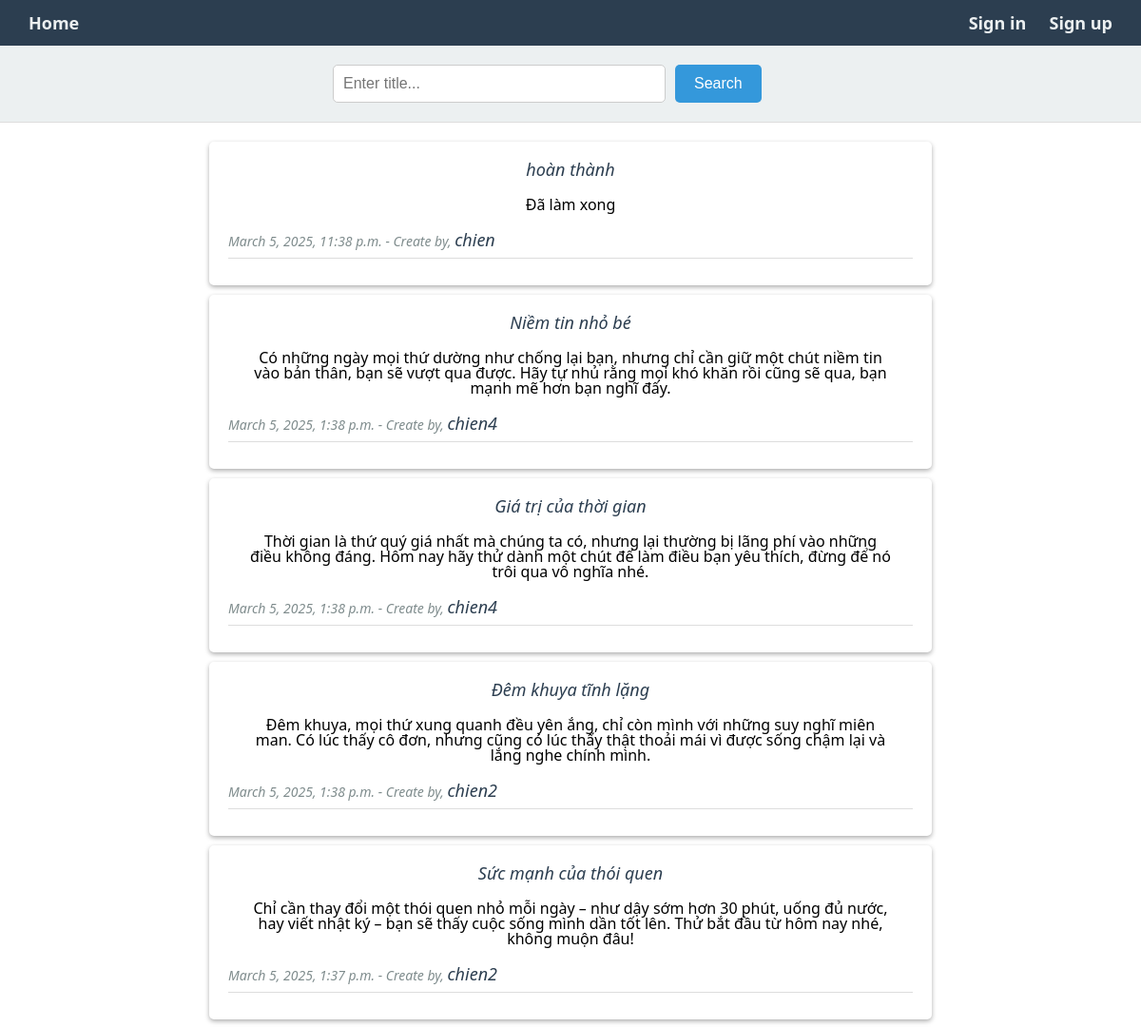
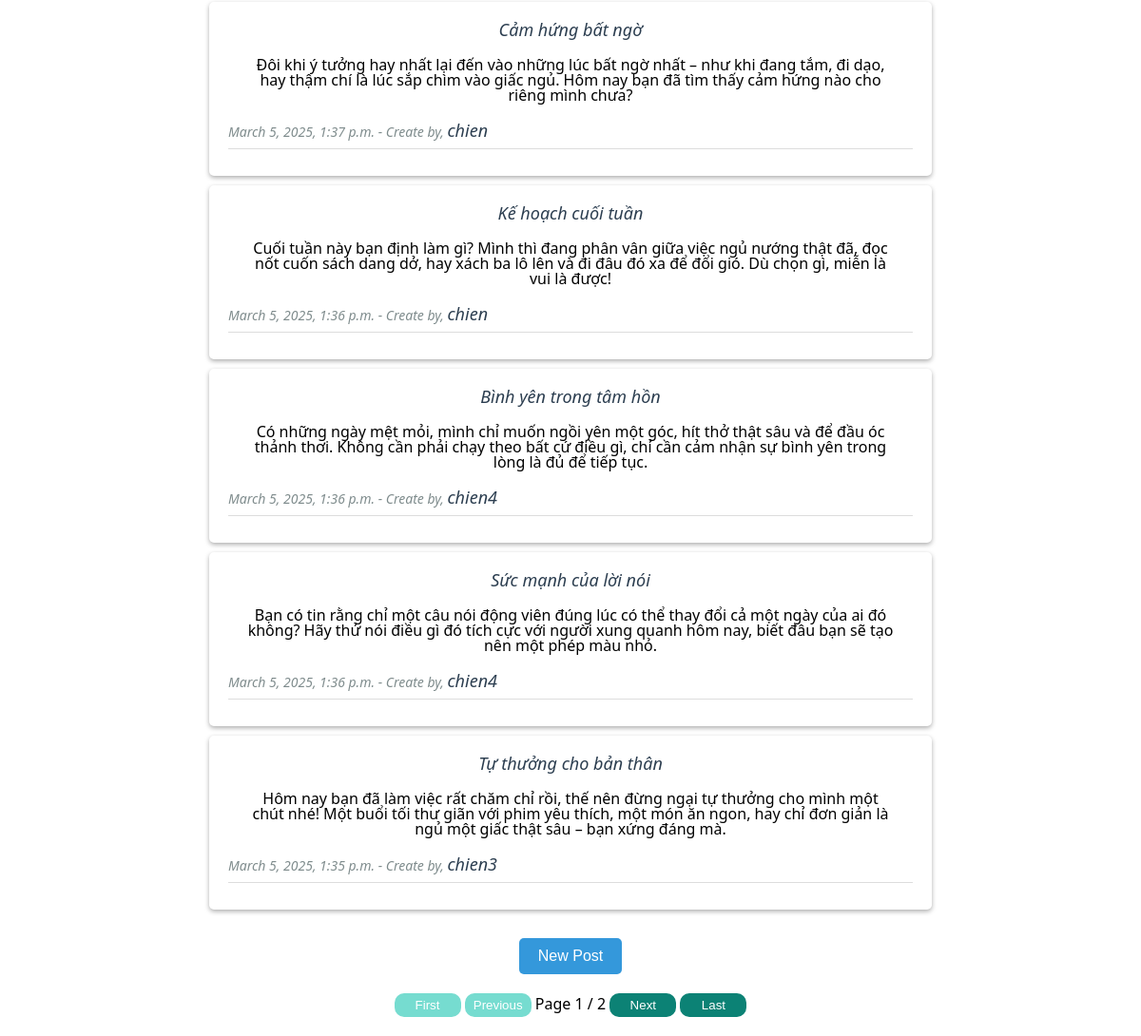
The page / on the database its author committed (2 pictures, top to bottom).
### blogApp/models.py (models this page shows, shortened)
class Post(models.Model):
    title = models.CharField(max_length=100)
    content = models.TextField()
    date_create = models.DateTimeField(auto_now_add=True)
    author = models.ForeignKey(UserBlog, on_delete=models.CASCADE)

### accountApp/models.py (models this page shows)
class UserBlog(AbstractUser):
    phone = models.CharField(max_length=10, blank=True, null=True)
    bio = models.TextField(max_length=500, blank=True, null=True)
    def __str__(self):
        return self.username

### blogApp/views.py (the view)
# urls.py: path('', views.index, name='home'),
def index(request):
    query = request.GET.get('q')
    if query:
        posts = Post.objects.filter(title__icontains=query).order_by('-date_create')
    else:
        posts = Post.objects.all().order_by('-date_create')
    items_per_page = 10
    paginator = Paginator(posts, items_per_page)
    page_number = request.GET.get('page')
    page_obj = paginator.get_page(page_number)
    return render(request, 'blogApp/index.html', {'page_obj':page_obj })

### templates/blogApp/index.html (shortened to what this page needs)
{% extends 'base.html' %}
{% load static %}
{% block head %}
<link rel="stylesheet" href="{% static 'blogApp/CSS/index.css' %}">
{% endblock %}
{% block body %}
<header>
    <div class="search">
        <form action="" method="get">
            <input type="text" name="q" id="search-title" placeholder="Enter title..." value="{{ request.GET.q }}">
            <button type="submit">Search</button>
        </form>
    </div>
</header>
<main class="content">
    <form action="{% url 'blogApp:delete-list-posts' %}" method="post">
        {% for post in page_obj %}
        <div class="post-content {{post.author.id}}">
            <p class="title">
                <strong>{{post.title}}</strong>
            </p>
            <p class="content-post">{{post.content}}</p>
            <i>{{post.date_create}} - Create by, <strong>{% if user == post.author %}You{% else %}{{post.author}}{% endif %}</strong></i>
            <hr>
        </div>
        {% empty %}
        <p>There aren't any posts at the moment.</p>
        {% endfor %}
    </form>
</main>
<div class="create-newpost-button-block">
    <a href="{% url 'blogApp:create' %}"><button style="margin-top: 10px;" class="create-newpost-button">New Post</button></a>
</div>
<div class="paginator">
{% if page_obj.paginator.num_pages > 1 %}
    {% if page_obj.has_previous %}
        <a href="?page=1&q={{request.GET.q}}"><button>First</button></a>
        <a href="?page={{ page_obj.previous_page_number }}&q={{request.GET.q}}"><button>Previous</button></a>
    {% else %}
        <button disabled>First</button>
        <button disabled>Previous</button>
        {% endif %}
        <span class="current">
            Page {{ page_obj.number }} / {{ page_obj.paginator.num_pages }}
        </span>
    {% if page_obj.has_next %}
        <a href="?page={{ page_obj.next_page_number }}&q={{request.GET.q}}"><button>Next</button></a>
        <a href="?page={{ page_obj.paginator.num_pages }}&q={{request.GET.q}}"><button>Last</button></a>
    {% else %}
        <button disabled>Next</button>
        <button disabled>Last</button>
    {% endif %}
{% endif %}
</div>
{% endblock %}

### templates/base.html (shortened to what this page needs)
{% load static %}
<!DOCTYPE html>
<html lang="en">
    <head>
        <link rel="stylesheet" href="{% static 'reset.css' %}">
        <link rel="stylesheet" href="{% static 'base.css' %}">
        {% block head %}{% endblock %}
    </head>
    <body>
        <nav>
            <div class="nav-home">
                <a href="{% url 'blogApp:home' %}">Home</a>
            </div>
            <div class="nav-accounts">
                {% if user.is_authenticated %}
                <span>Hello, <i>{{user.username}}</i></span>
                <a href="{% url 'account:logout' %}">Sign out</a>
                {% else %}
                <a href="{% url 'account:login' %}">Sign in</a>
                <a href="{% url 'account:register' %}">Sign up</a>
                {% endif %}
            </div>
        </nav>
        {% block body %}{% endblock %}
    </body>
</html>

### static/base.css (style rules this page uses)
* { box-sizing: border-box; }
body { font-family: 'Segoe UI', Tahoma, Geneva, Verdana, sans-serif; }
nav { background-color: #2c3e50; padding: 15px 20px; box-shadow: 0 2px 5px rgba(0, 0, 0, 0.1); display: flex; }
nav a { color: #ecf0f1; text-decoration: none; font-size: 18px; font-weight: bold; transition: color 0.3s; padding: 10px; border-radius: 10px; }
nav .nav-accounts { margin-left: auto; }

### static/blogApp/CSS/index.css (style rules this page uses)
header { padding: 20px; background-color: #ecf0f1; border-bottom: 1px solid #ddd; }
.search { display: flex; justify-content: center; }
.search form { display: flex; gap: 10px; max-width: 500px; width: 100%; }
.search input[type="text"] { padding: 10px; font-size: 16px; border: 1px solid #ccc; border-radius: 5px; width: 70%; outline: none; transition: border-color 0.3s; }
.search button { padding: 10px 20px; background-color: #3498db; color: white; border: none; border-radius: 5px; cursor: pointer; font-size: 16px; transition: background-color 0.3s; }
.content { max-width: 800px; margin: 20px auto; padding: 0 20px; }
.post-content { background-color: white; padding: 20px; margin-bottom: 10px; border-radius: 5px; box-shadow: 0 2px 5px rgba(0, 0, 0, 0.321); }
.post-content p { margin-bottom: 10px; }
.post-content strong { font-size: 18px; color: #2c3e50; }
.post-content i { font-style: italic; display: block; color: #7f8c8d; font-size: 14px; margin-bottom: 10px; }
.content p { text-align: center; color: #7f8c8d; font-style: italic; }
.content .content-post { font-style: normal; color: #000; margin: 20px; }
.create-newpost-button-block { text-align: center; margin: 20px 0; }
.create-newpost-button { padding: 10px 20px; background-color: #3498db; color: white; border: none; border-radius: 5px; cursor: pointer; font-size: 16px; transition: background-color 0.3s; }
hr { border: none; border-top: 1px solid #ddd; margin-top: 10px; }
.paginator { margin: 20px; position: relative; text-align: center; }
.paginator button { width: 70px; cursor: pointer; background-color: rgb(12, 130, 117); border: none; border-radius: 10px; padding: 5px; color: #fff; }
.paginator button[disabled] { background-color: rgb(118, 220, 208); }

### rows shown on the page
Post: title "hoàn thành", content "Đã làm xong", date_create "March 5, 2025, 11:38 p.m.", author "chien"
Post: title "Niềm tin nhỏ bé", content "Có những ngày mọi thứ dường như chống lại bạn, nhưng chỉ cần giữ một chút niềm tin vào bản thân, bạn sẽ vượt qua được. Hãy tự nhủ rằng mọi khó khăn rồi cũng sẽ qua, bạn mạnh mẽ hơn bạn nghĩ đấy.", date_create "March 5, 2025, 1:38 p.m.", author "chien4"
Post: title "Giá trị của thời gian", content "Thời gian là thứ quý giá nhất mà chúng ta có, nhưng lại thường bị lãng phí vào những điều không đáng. Hôm nay hãy thử dành một chút để làm điều bạn yêu thích, đừng để nó trôi qua vô nghĩa nhé.", date_create "March 5, 2025, 1:38 p.m.", author "chien4"
Post: title "Đêm khuya tĩnh lặng", content "Đêm khuya, mọi thứ xung quanh đều yên ắng, chỉ còn mình với những suy nghĩ miên man. Có lúc thấy cô đơn, nhưng cũng có lúc thấy thật thoải mái vì được sống chậm lại và lắng nghe chính mình.", date_create "March 5, 2025, 1:38 p.m.", author "chien2"
Post: title "Sức mạnh của thói quen", content "Chỉ cần thay đổi một thói quen nhỏ mỗi ngày – như dậy sớm hơn 30 phút, uống đủ nước, hay viết nhật ký – bạn sẽ thấy cuộc sống mình dần tốt lên. Thử bắt đầu từ hôm nay nhé, không muộn đâu!", date_create "March 5, 2025, 1:37 p.m.", author "chien2"
Post: title "Cảm hứng bất ngờ", content "Đôi khi ý tưởng hay nhất lại đến vào những lúc bất ngờ nhất – như khi đang tắm, đi dạo, hay thậm chí là lúc sắp chìm vào giấc ngủ. Hôm nay bạn đã tìm thấy cảm hứng nào cho riêng mình chưa?", date_create "March 5, 2025, 1:37 p.m.", author "chien"
Post: title "Kế hoạch cuối tuần", content "Cuối tuần này bạn định làm gì? Mình thì đang phân vân giữa việc ngủ nướng thật đã, đọc nốt cuốn sách dang dở, hay xách ba lô lên và đi đâu đó xa để đổi gió. Dù chọn gì, miễn là vui là được!", date_create "March 5, 2025, 1:36 p.m.", author "chien"
Post: title "Bình yên trong tâm hồn", content "Có những ngày mệt mỏi, mình chỉ muốn ngồi yên một góc, hít thở thật sâu và để đầu óc thảnh thơi. Không cần phải chạy theo bất cứ điều gì, chỉ cần cảm nhận sự bình yên trong lòng là đủ để tiếp tục.", date_create "March 5, 2025, 1:36 p.m.", author "chien4"
Post: title "Sức mạnh của lời nói", content "Bạn có tin rằng chỉ một câu nói động viên đúng lúc có thể thay đổi cả một ngày của ai đó không? Hãy thử nói điều gì đó tích cực với người xung quanh hôm nay, biết đâu bạn sẽ tạo nên một phép màu nhỏ.", date_create "March 5, 2025, 1:36 p.m.", author "chien4"
Post: title "Tự thưởng cho bản thân", content "Hôm nay bạn đã làm việc rất chăm chỉ rồi, thế nên đừng ngại tự thưởng cho mình một chút nhé! Một buổi tối thư giãn với phim yêu thích, một món ăn ngon, hay chỉ đơn giản là ngủ một giấc thật sâu – bạn xứng đáng mà.", date_create "March 5, 2025, 1:35 p.m.", author "chien3"

### other values the page prints
{{ page_obj.number }} "1"
{{ page_obj.paginator.num_pages }} "2"
